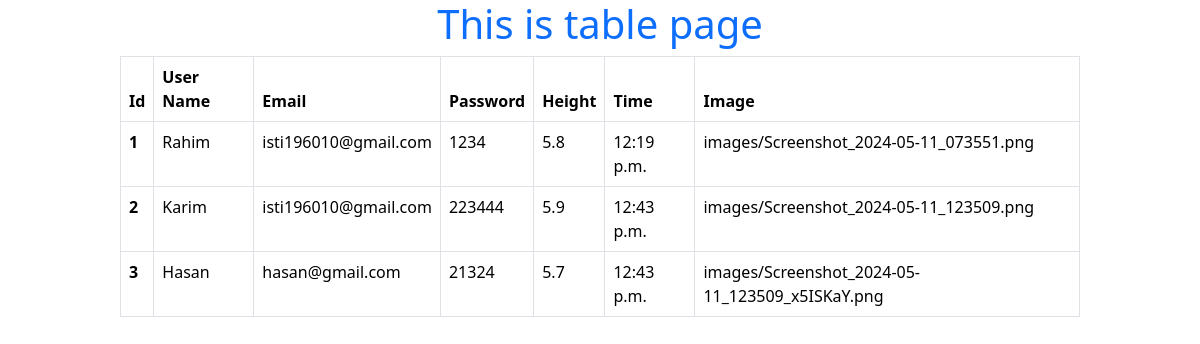
Screenshot of /table/ with the database file from the repository.
### first_app/models.py (models this page shows)
class User(models.Model):
    userId = models.IntegerField(primary_key= True, default= None)
    username = models.CharField(default='Rahim', max_length=20)
    password = models.CharField(max_length=20)
    email = models.EmailField()
    file_field = models.FileField(upload_to='files/',default=None)
    float_field = models.FloatField(default= 0.0)
    image_field = models.ImageField(default=None,upload_to='images/')
    text_field = models.TextField(default=None)
    time_field = models.TimeField(default=datetime.now().time())
    url_field = models.URLField(default=None)
    def __str__(self):
        return f"Id : {self.userId} - {self.username}"

### first_app/views.py (the view)
# urls.py: path('table/', views.Table, name='tablePage'),
def Table(request):
    User = models.User.objects.all()
    print(User)
    return render(request,'table.html',{'Users': User})

### first_app/templates/table.html
{% extends "home.html" %}
{% block content %}
<h1 class="text-primary text-center">This is table page</h1>
{% if Users %}
<table class="table table-bordered" style="width: 80%; height: auto; margin: auto;">
    <thead>
      <tr>
        <th scope="col">Id</th>
        <th scope="col">User Name</th>
        <th scope="col">Email</th>
        <th scope="col">Password</th>
        <th scope="col">Height</th>
        <th scope="col">Time</th>
        <th scope="col">Image</th>
      </tr>
    </thead>
    <tbody>
    {% for User in Users %}
    <tr>
        <th scope="row">{{User.userId}}</th>
        <td>{{User.username}}</td>
        <td>{{User.email}}</td>
        <td>{{User.password}}</td>
        <td>{{User.float_field}}</td>
        <td>{{User.time_field}}</td>
        <td>{{User.image_field}}</td>
    </tr>
    {% endfor %}
    </tbody>
  </table>
{% else %}
    <h1 class="text-danger text-center">There is no data</h1>
{% endif %}
{% endblock %}

### first_app/templates/home.html (shortened to what this page needs)
<!DOCTYPE html>
<html lang="en">
<head>
    <link href="https://cdn.jsdelivr.net/npm/bootstrap@5.3.3/dist/css/bootstrap.min.css" rel="stylesheet">
</head>
<body>
    {% block content %}
    {% endblock %}
</body>
</html>

### rows the page displays
User: userId "1", username "Rahim", email "isti196010@gmail.com", password "1234", float_field "5.8", time_field "12:19 p.m.", image_field "images/Screenshot_2024-05-11_073551.png"
User: userId "2", username "Karim", email "isti196010@gmail.com", password "223444", float_field "5.9", time_field "12:43 p.m.", image_field "images/Screenshot_2024-05-11_123509.png"
User: userId "3", username "Hasan", email "hasan@gmail.com", password "21324", float_field "5.7", time_field "12:43 p.m.", image_field "images/Screenshot_2024-05-11_123509_x5ISKaY.png"
